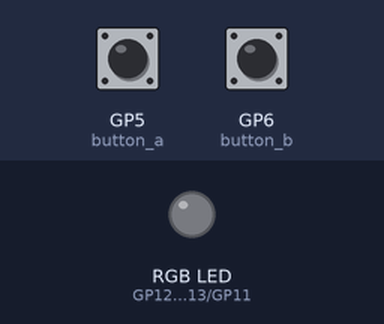
Recording of a program running on a simulated Raspberry Pi Pico running MicroPython. On the bench: an RGB LED mixed from three pins (HIGH = lit). The inputs (shaded band) are chosen by the test bench; at power-on: GP5 (button_a) HIGH, GP6 (button_b) HIGH.

Above: at 1.2 s.
1.3 s: GP5 (button_a) pulled LOW for 0.15 s
At 1.37 s:
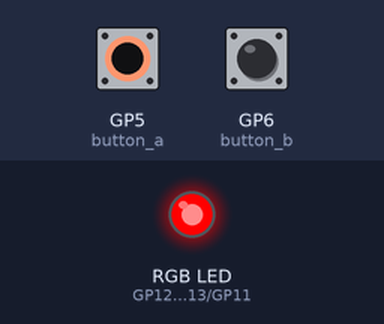
2.9 s: GP6 (button_b) pulled LOW for 0.15 s
At 2.97 s:
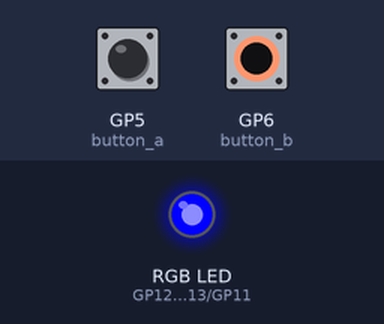
4.5 s: GP6 (button_b) pulled LOW for 3.2 s
At 8.8 s:
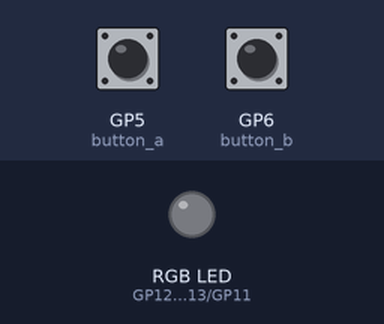
9.2 s: GP5 (button_a) pulled LOW for 3.2 s
At 9.9 s:
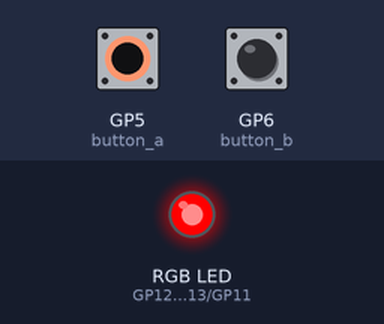
Timing chart, 0 to 13.9 s (numbered marks = the images above; inputs shaded):
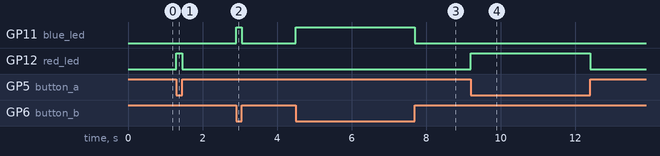

Measured:
- after the input at 1.3 s, GP12 (red_led): LOW → HIGH at once, → LOW 0.15 s later
- after the input at 2.9 s, GP11 (blue_led): LOW → HIGH at once, → LOW 0.15 s later
- after the input at 4.5 s, GP11 (blue_led): LOW → HIGH at once, → LOW 3.2 s later
- after the input at 9.2 s, GP12 (red_led): LOW → HIGH at once, → LOW 3.2 s later

The program:

teste_com_os_botoes_funcionando.py
```python
from machine import Pin

# Configuração dos botões
button_a = Pin(5, Pin.IN, Pin.PULL_UP)
button_b = Pin(6, Pin.IN, Pin.PULL_UP)

# Configuração do LED RGB
red_led = Pin(12, Pin.OUT)
green_led = Pin(13, Pin.OUT)
blue_led = Pin(11, Pin.OUT)

# Desligando o LED RGB inicialmente
red_led.value(0)
green_led.value(0)
blue_led.value(0)

while True:
    # Se o Botão A for pressionado
    if button_a.value() == 0:
        red_led.value(1)
        green_led.value(0)
        blue_led.value(0)
    # Se o Botão B for pressionado
    elif button_b.value() == 0:
        red_led.value(0)
        green_led.value(0)
        blue_led.value(1)
    # Se nenhum botão estiver pressionado
    else:
        red_led.value(0)
        green_led.value(0)
        blue_led.value(0)
```
